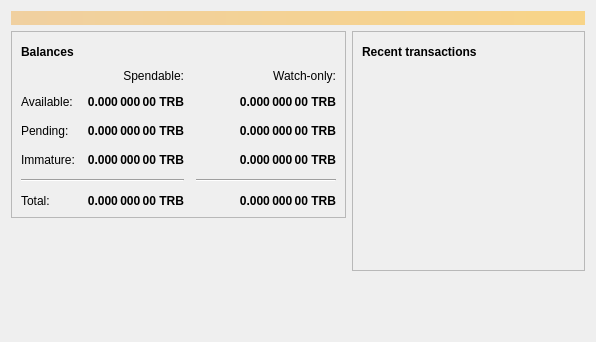
<?xml version="1.0" encoding="UTF-8"?>
<ui version="4.0">
 <class>OverviewPage</class>
 <widget class="QWidget" name="OverviewPage">
  <property name="geometry">
   <rect>
    <x>0</x>
    <y>0</y>
    <width>596</width>
    <height>342</height>
   </rect>
  </property>
  <property name="windowTitle">
   <string>Form</string>
  </property>
  <layout class="QVBoxLayout" name="topLayout">
   <item>
    <widget class="QLabel" name="labelAlerts">
     <property name="visible">
      <bool>false</bool>
     </property>
     <property name="styleSheet">
      <string notr="true">QLabel { background-color: qlineargradient(x1: 0, y1: 0, x2: 1, y2: 0, stop:0 #F0D0A0, stop:1 #F8D488); color:#000000; }</string>
     </property>
     <property name="wordWrap">
      <bool>true</bool>
     </property>
     <property name="margin">
      <number>3</number>
     </property>
     <property name="textInteractionFlags">
      <set>Qt::TextSelectableByMouse</set>
     </property>
    </widget>
   </item>
   <item>
    <layout class="QHBoxLayout" name="horizontalLayout" stretch="1,1">
     <item>
      <layout class="QVBoxLayout" name="verticalLayout_2">
       <item>
        <widget class="QFrame" name="frame">
         <property name="frameShape">
          <enum>QFrame::StyledPanel</enum>
         </property>
         <property name="frameShadow">
          <enum>QFrame::Raised</enum>
         </property>
         <layout class="QVBoxLayout" name="verticalLayout_4">
          <item>
           <layout class="QHBoxLayout" name="horizontalLayout_4">
            <item>
             <widget class="QLabel" name="label_5">
              <property name="font">
               <font>
                <weight>75</weight>
                <bold>true</bold>
               </font>
              </property>
              <property name="text">
               <string>Balances</string>
              </property>
             </widget>
            </item>
            <item>
             <widget class="QPushButton" name="labelWalletStatus">
              <property name="enabled">
               <bool>true</bool>
              </property>
              <property name="maximumSize">
               <size>
                <width>30</width>
                <height>16777215</height>
               </size>
              </property>
              <property name="toolTip">
               <string>The displayed information may be out of date. Your wallet automatically synchronizes with the Turbocoins network after a connection is established, but this process has not completed yet.</string>
              </property>
              <property name="text">
               <string/>
              </property>
              <property name="icon">
               <iconset resource="../bitcoin.qrc">
                <normaloff>:/icons/warning</normaloff>
                <disabledoff>:/icons/warning</disabledoff>:/icons/warning</iconset>
              </property>
              <property name="iconSize">
               <size>
                <width>24</width>
                <height>24</height>
               </size>
              </property>
              <property name="flat">
               <bool>true</bool>
              </property>
             </widget>
            </item>
            <item>
             <spacer name="horizontalSpacer_3">
              <property name="orientation">
               <enum>Qt::Horizontal</enum>
              </property>
              <property name="sizeHint" stdset="0">
               <size>
                <width>40</width>
                <height>20</height>
               </size>
              </property>
             </spacer>
            </item>
           </layout>
          </item>
          <item>
           <layout class="QGridLayout" name="gridLayout">
            <property name="spacing">
             <number>12</number>
            </property>
            <item row="2" column="2">
             <widget class="QLabel" name="labelWatchPending">
              <property name="font">
               <font>
                <weight>75</weight>
                <bold>true</bold>
               </font>
              </property>
              <property name="cursor">
               <cursorShape>IBeamCursor</cursorShape>
              </property>
              <property name="toolTip">
               <string>Unconfirmed transactions to watch-only addresses</string>
              </property>
              <property name="text">
               <string notr="true">0.000 000 00 TRB</string>
              </property>
              <property name="alignment">
               <set>Qt::AlignRight|Qt::AlignTrailing|Qt::AlignVCenter</set>
              </property>
              <property name="textInteractionFlags">
               <set>Qt::LinksAccessibleByMouse|Qt::TextSelectableByKeyboard|Qt::TextSelectableByMouse</set>
              </property>
             </widget>
            </item>
            <item row="2" column="1">
             <widget class="QLabel" name="labelUnconfirmed">
              <property name="font">
               <font>
                <weight>75</weight>
                <bold>true</bold>
               </font>
              </property>
              <property name="cursor">
               <cursorShape>IBeamCursor</cursorShape>
              </property>
              <property name="toolTip">
               <string>Total of transactions that have yet to be confirmed, and do not yet count toward the spendable balance</string>
              </property>
              <property name="text">
               <string notr="true">0.000 000 00 TRB</string>
              </property>
              <property name="alignment">
               <set>Qt::AlignRight|Qt::AlignTrailing|Qt::AlignVCenter</set>
              </property>
              <property name="textInteractionFlags">
               <set>Qt::LinksAccessibleByMouse|Qt::TextSelectableByKeyboard|Qt::TextSelectableByMouse</set>
              </property>
             </widget>
            </item>
            <item row="3" column="2">
             <widget class="QLabel" name="labelWatchImmature">
              <property name="font">
               <font>
                <weight>75</weight>
                <bold>true</bold>
               </font>
              </property>
              <property name="cursor">
               <cursorShape>IBeamCursor</cursorShape>
              </property>
              <property name="toolTip">
               <string>Mined balance in watch-only addresses that has not yet matured</string>
              </property>
              <property name="text">
               <string notr="true">0.000 000 00 TRB</string>
              </property>
              <property name="alignment">
               <set>Qt::AlignRight|Qt::AlignTrailing|Qt::AlignVCenter</set>
              </property>
              <property name="textInteractionFlags">
               <set>Qt::LinksAccessibleByMouse|Qt::TextSelectableByKeyboard|Qt::TextSelectableByMouse</set>
              </property>
             </widget>
            </item>
            <item row="4" column="0" colspan="2">
             <widget class="Line" name="line">
              <property name="orientation">
               <enum>Qt::Horizontal</enum>
              </property>
             </widget>
            </item>
            <item row="4" column="2">
             <widget class="Line" name="lineWatchBalance">
              <property name="sizePolicy">
               <sizepolicy hsizetype="Preferred" vsizetype="Fixed">
                <horstretch>0</horstretch>
                <verstretch>0</verstretch>
               </sizepolicy>
              </property>
              <property name="minimumSize">
               <size>
                <width>140</width>
                <height>0</height>
               </size>
              </property>
              <property name="orientation">
               <enum>Qt::Horizontal</enum>
              </property>
             </widget>
            </item>
            <item row="5" column="0">
             <widget class="QLabel" name="labelTotalText">
              <property name="text">
               <string>Total:</string>
              </property>
             </widget>
            </item>
            <item row="3" column="1">
             <widget class="QLabel" name="labelImmature">
              <property name="font">
               <font>
                <weight>75</weight>
                <bold>true</bold>
               </font>
              </property>
              <property name="cursor">
               <cursorShape>IBeamCursor</cursorShape>
              </property>
              <property name="toolTip">
               <string>Mined balance that has not yet matured</string>
              </property>
              <property name="text">
               <string notr="true">0.000 000 00 TRB</string>
              </property>
              <property name="alignment">
               <set>Qt::AlignRight|Qt::AlignTrailing|Qt::AlignVCenter</set>
              </property>
              <property name="textInteractionFlags">
               <set>Qt::LinksAccessibleByMouse|Qt::TextSelectableByKeyboard|Qt::TextSelectableByMouse</set>
              </property>
             </widget>
            </item>
            <item row="2" column="3">
             <spacer name="horizontalSpacer_2">
              <property name="orientation">
               <enum>Qt::Horizontal</enum>
              </property>
              <property name="sizeHint" stdset="0">
               <size>
                <width>40</width>
                <height>20</height>
               </size>
              </property>
             </spacer>
            </item>
            <item row="3" column="0">
             <widget class="QLabel" name="labelImmatureText">
              <property name="text">
               <string>Immature:</string>
              </property>
             </widget>
            </item>
            <item row="5" column="1">
             <widget class="QLabel" name="labelTotal">
              <property name="font">
               <font>
                <weight>75</weight>
                <bold>true</bold>
               </font>
              </property>
              <property name="cursor">
               <cursorShape>IBeamCursor</cursorShape>
              </property>
              <property name="toolTip">
               <string>Your current total balance</string>
              </property>
              <property name="text">
               <string notr="true">0.000 000 00 TRB</string>
              </property>
              <property name="alignment">
               <set>Qt::AlignRight|Qt::AlignTrailing|Qt::AlignVCenter</set>
              </property>
              <property name="textInteractionFlags">
               <set>Qt::LinksAccessibleByMouse|Qt::TextSelectableByKeyboard|Qt::TextSelectableByMouse</set>
              </property>
             </widget>
            </item>
            <item row="5" column="2">
             <widget class="QLabel" name="labelWatchTotal">
              <property name="font">
               <font>
                <weight>75</weight>
                <bold>true</bold>
               </font>
              </property>
              <property name="cursor">
               <cursorShape>IBeamCursor</cursorShape>
              </property>
              <property name="toolTip">
               <string>Current total balance in watch-only addresses</string>
              </property>
              <property name="text">
               <string notr="true">0.000 000 00 TRB</string>
              </property>
              <property name="alignment">
               <set>Qt::AlignRight|Qt::AlignTrailing|Qt::AlignVCenter</set>
              </property>
              <property name="textInteractionFlags">
               <set>Qt::LinksAccessibleByMouse|Qt::TextSelectableByKeyboard|Qt::TextSelectableByMouse</set>
              </property>
             </widget>
            </item>
            <item row="0" column="2">
             <widget class="QLabel" name="labelWatchonly">
              <property name="text">
               <string>Watch-only:</string>
              </property>
              <property name="alignment">
               <set>Qt::AlignRight|Qt::AlignTrailing|Qt::AlignVCenter</set>
              </property>
             </widget>
            </item>
            <item row="1" column="0">
             <widget class="QLabel" name="labelBalanceText">
              <property name="text">
               <string>Available:</string>
              </property>
             </widget>
            </item>
            <item row="1" column="1">
             <widget class="QLabel" name="labelBalance">
              <property name="font">
               <font>
                <weight>75</weight>
                <bold>true</bold>
               </font>
              </property>
              <property name="cursor">
               <cursorShape>IBeamCursor</cursorShape>
              </property>
              <property name="toolTip">
               <string>Your current spendable balance</string>
              </property>
              <property name="text">
               <string notr="true">0.000 000 00 TRB</string>
              </property>
              <property name="alignment">
               <set>Qt::AlignRight|Qt::AlignTrailing|Qt::AlignVCenter</set>
              </property>
              <property name="textInteractionFlags">
               <set>Qt::LinksAccessibleByMouse|Qt::TextSelectableByKeyboard|Qt::TextSelectableByMouse</set>
              </property>
             </widget>
            </item>
            <item row="1" column="2">
             <widget class="QLabel" name="labelWatchAvailable">
              <property name="font">
               <font>
                <weight>75</weight>
                <bold>true</bold>
               </font>
              </property>
              <property name="cursor">
               <cursorShape>IBeamCursor</cursorShape>
              </property>
              <property name="toolTip">
               <string>Your current balance in watch-only addresses</string>
              </property>
              <property name="text">
               <string notr="true">0.000 000 00 TRB</string>
              </property>
              <property name="alignment">
               <set>Qt::AlignRight|Qt::AlignTrailing|Qt::AlignVCenter</set>
              </property>
              <property name="textInteractionFlags">
               <set>Qt::LinksAccessibleByMouse|Qt::TextSelectableByKeyboard|Qt::TextSelectableByMouse</set>
              </property>
             </widget>
            </item>
            <item row="2" column="0">
             <widget class="QLabel" name="labelPendingText">
              <property name="text">
               <string>Pending:</string>
              </property>
             </widget>
            </item>
            <item row="0" column="1">
             <widget class="QLabel" name="labelSpendable">
              <property name="text">
               <string>Spendable:</string>
              </property>
              <property name="alignment">
               <set>Qt::AlignRight|Qt::AlignTrailing|Qt::AlignVCenter</set>
              </property>
             </widget>
            </item>
           </layout>
          </item>
         </layout>
        </widget>
       </item>
       <item>
        <spacer name="verticalSpacer">
         <property name="orientation">
          <enum>Qt::Vertical</enum>
         </property>
         <property name="sizeHint" stdset="0">
          <size>
           <width>20</width>
           <height>40</height>
          </size>
         </property>
        </spacer>
       </item>
      </layout>
     </item>
     <item>
      <layout class="QVBoxLayout" name="verticalLayout_3">
       <item>
        <widget class="QFrame" name="frame_2">
         <property name="frameShape">
          <enum>QFrame::StyledPanel</enum>
         </property>
         <property name="frameShadow">
          <enum>QFrame::Raised</enum>
         </property>
         <layout class="QVBoxLayout" name="verticalLayout">
          <item>
           <layout class="QHBoxLayout" name="horizontalLayout_2">
            <item>
             <widget class="QLabel" name="label_4">
              <property name="font">
               <font>
                <weight>75</weight>
                <bold>true</bold>
               </font>
              </property>
              <property name="text">
               <string>Recent transactions</string>
              </property>
             </widget>
            </item>
            <item>
             <widget class="QPushButton" name="labelTransactionsStatus">
              <property name="enabled">
               <bool>true</bool>
              </property>
              <property name="maximumSize">
               <size>
                <width>30</width>
                <height>16777215</height>
               </size>
              </property>
              <property name="toolTip">
               <string>The displayed information may be out of date. Your wallet automatically synchronizes with the Turbocoins network after a connection is established, but this process has not completed yet.</string>
              </property>
              <property name="text">
               <string/>
              </property>
              <property name="icon">
               <iconset resource="../bitcoin.qrc">
                <normaloff>:/icons/warning</normaloff>
                <disabledoff>:/icons/warning</disabledoff>:/icons/warning</iconset>
              </property>
              <property name="iconSize">
               <size>
                <width>24</width>
                <height>24</height>
               </size>
              </property>
              <property name="flat">
               <bool>true</bool>
              </property>
             </widget>
            </item>
            <item>
             <spacer name="horizontalSpacer">
              <property name="orientation">
               <enum>Qt::Horizontal</enum>
              </property>
              <property name="sizeHint" stdset="0">
               <size>
                <width>40</width>
                <height>20</height>
               </size>
              </property>
             </spacer>
            </item>
           </layout>
          </item>
          <item>
           <widget class="QListView" name="listTransactions">
            <property name="styleSheet">
             <string notr="true">QListView { background: transparent; }</string>
            </property>
            <property name="frameShape">
             <enum>QFrame::NoFrame</enum>
            </property>
            <property name="verticalScrollBarPolicy">
             <enum>Qt::ScrollBarAlwaysOff</enum>
            </property>
            <property name="horizontalScrollBarPolicy">
             <enum>Qt::ScrollBarAlwaysOff</enum>
            </property>
            <property name="selectionMode">
             <enum>QAbstractItemView::NoSelection</enum>
            </property>
           </widget>
          </item>
         </layout>
        </widget>
       </item>
       <item>
        <spacer name="verticalSpacer_2">
         <property name="orientation">
          <enum>Qt::Vertical</enum>
         </property>
         <property name="sizeHint" stdset="0">
          <size>
           <width>20</width>
           <height>40</height>
          </size>
         </property>
        </spacer>
       </item>
      </layout>
     </item>
    </layout>
   </item>
  </layout>
 </widget>
 <resources/>
 <connections/>
</ui>
